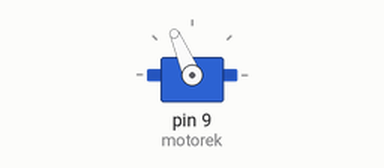
Recording of a sketch running on a simulated Arduino Uno, built with avr-gcc and run on an emulated ATmega328P. Parts: servo. Random numbers use the default seed unless the sketch sets one.

Above: at 0.2 s.
At 6.45 s:
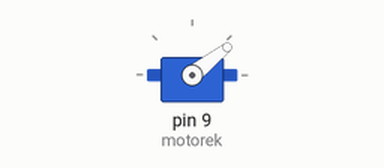
At 18.71 s:
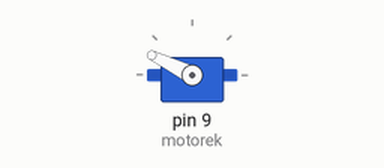
At 38.55 s:
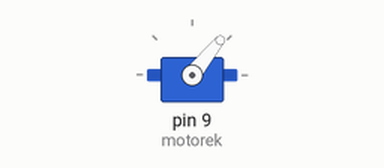
Timing chart, 0 to 40.0 s (numbered marks = the images above):
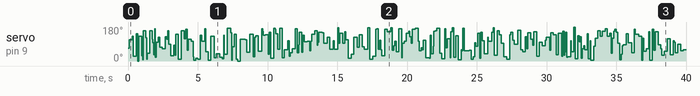

The sketch:

BujamyChaosem02.ino
```cpp
#include <Servo.h>

Servo motorek;

void setup() {
    motorek.attach(9);
}

void loop() {

  int losKat = random(0, 180);
  motorek.write(losKat);
  int losPrzerwa = random(1000/30, 1000/4);
  delay(losPrzerwa);
}
```
